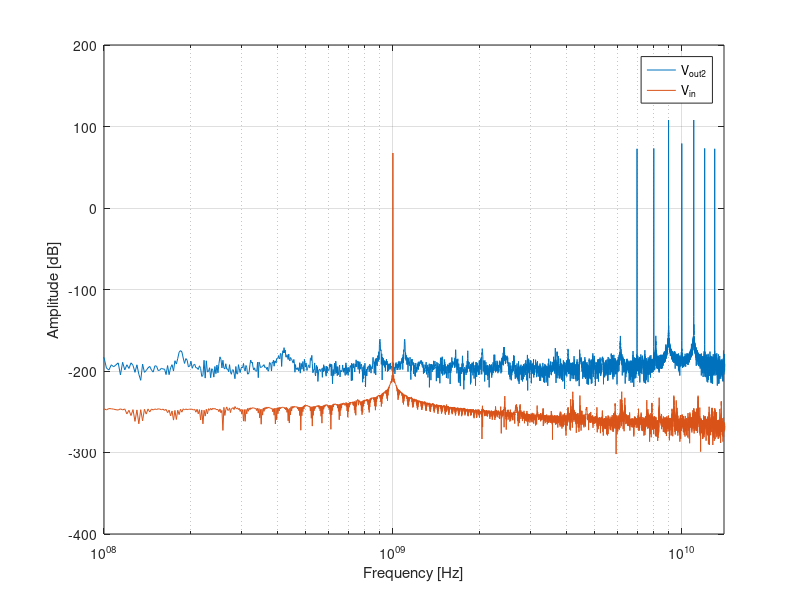

The MATLAB source for this figure: (Note: this script raises an error after producing the figure.)
% Cleanup
clear all;
close all;
clc;

clear;
close all;


% define input signal
% input amplitude 
A=[9.48e-3 0 0]; %[V]
% input frequency 
fin=[1 2 3]*1e9; %[Hz]

%define microwave frequency
fosc=10e9; %[Hz]

% Set the Larmor frequencies of the qubits (3 qubits)
f0 = [11e9, 12e9, 13e9];

% Set the Rabi frequencies (bit high, some RWA artifacts visible)
fR = [1e6, 1e6, 1e6];

% total simulation time. It is comnputed as the time needed for a pi
% rotation for Q1
T=1/fR(1)/2; %[s]
% simulation time step
dt=1e-12; %[s]
% define time vector
t=dt:dt:T; %[s]

% input signal
Vin=A(1)*cos(2*pi*fin(1)*t)+...
    A(2)*cos(2*pi*fin(2)*t)+...
    A(3)*cos(2*pi*fin(3)*t); %[V]

G1=200; %[-]

% these are the two values determined from the previous question
Gtemp1 = 805.7;
Gtemp2 = 161162;

Vout1=G1*Vin + Gtemp1 * Vin.^2 + Gtemp2 * Vin.^3;
 
Vmix=Vout1.*cos(2*pi*t*fosc);

G2=1; %[-]

Vout2=G2*Vmix;


%compute fft
X=abs(fft(Vout2));
XdB=20*log10(X); %[dB]
Y=abs(fft(Vin));
YdB=20*log10(Y); %[dB]
% FFT resolution
fres=1/T; %[Hz]
% maximum FFT frequency
fmax=1/dt; %[Hz]
% frequency vector
f=0:fres:(fmax-fres); %[Hz]

%plot FFT
figure
semilogx(f,XdB,f,YdB)
hold off
xlabel('Frequency [Hz]')
ylabel('Amplitude [dB]')
legend('V_{out2}','V_{in}')
xlim([0.1 14]*1e9)
grid


% Simulate and plot
[U, probabilities] = spine(fR, f0, dt, Vout2, 10);


% Compute fidelity of the operation on qubit 1
% Ideal transformation representing a pi-rotation around X
 Uideal = [0 1;
           1 0];
% Compute fidelity by comparing the actual transformation to the ideal one
F1 = fidelity(U(:, :, 1), Uideal);

% For the other 2 qubits, we would like to compare the actual transormation
% to the identity operation (I). However, any leakage form the driving
% signal is going to induce Z-rotations on the qubits. Such rotations can
% be easily cancelled by software, i.e. by not applying any extra
% electrical pulse. This correction is currently not implemented in this
% code to make it easier for the students. However, for the simple case in
% which the qubits ar einitialized in |0>, the fidelity on idel qubits can
% be simply computed by measuring the qubit along Z. This measurmenet is
% insensitive with respect to rotazion around Z.
F2=probabilities(3,end,2);
F3=probabilities(3,end,3);


disp(['Fidelity of qubit 1: ' num2str(F1*100) '%']);
disp(['Fidelity of qubit 2: ' num2str(F2*100) '%']);
disp(['Fidelity of qubit 3: ' num2str(F3*100) '%']);